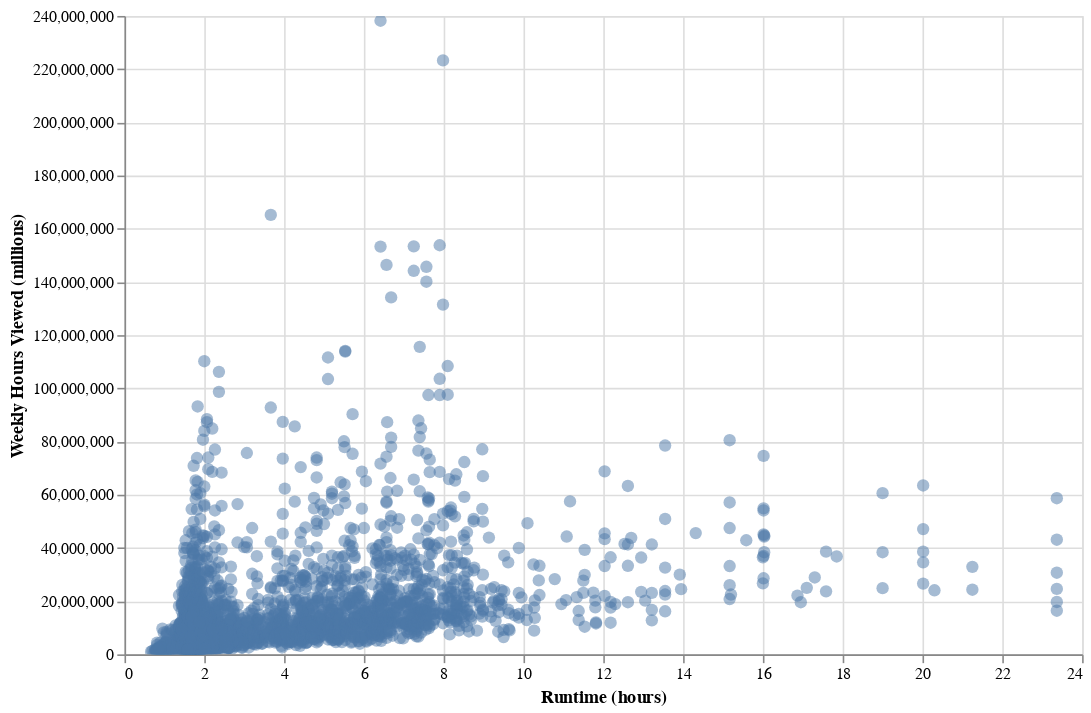

Write notebook code for a chart like this one.
### Markdown cell above
วิเคราะห์ความสัมพันธ์ระหว่าง runtime และ ยอดวิว (weekly hours viewed) สำหรับซีรีส์ ทั้ง English และ Non-English เพื่อดูว่ามีความสัมพันธ์กันหรือไม่ โดยใช้ การวิเคราะห์สหสัมพันธ์ (correlation analysis) และ scatter plot เพื่อตรวจสอบแนวโน้มของข้อมูล

### Code cell
df_filtered = df_most_hour.copy()  # คัดลอก DataFrame
df_filtered = df_filtered[df_filtered['runtime'] > 0]

# เลือกเฉพาะคอลัมน์ที่ต้องใช้ และลบค่าที่หายไป
df_filtered = df_filtered[['runtime', 'weekly_hours_viewed']].dropna()

# สร้าง Scatter Plot
chart = alt.Chart(df_filtered).mark_circle(size=60, opacity=0.5).encode(
    x=alt.X('runtime', title='Runtime (hours)'),
    y=alt.Y('weekly_hours_viewed', title='Weekly Hours Viewed (millions)'),
    tooltip=['runtime', 'weekly_hours_viewed']
).properties(
    width=600,
    height=400
).interactive()

# แสดงกราฟ
chart

### Figure 1 — Vega-Lite specification as saved in the notebook (floating-point values rounded to 4 significant figures; data arrays with more than 128 entries replaced by an {"elided": "..."} marker saying what was removed)
{"config": {"view": {"continuousWidth": 300, "continuousHeight": 300}}, "data": {"name": "data-45a3c8336ce171fff3e20561a3450123"}, "mark": {"type": "circle", "opacity": 0.5, "size": 60}, "encoding": {"tooltip": [{"field": "runtime", "type": "quantitative"}, {"field": "weekly_hours_viewed", "type": "quantitative"}], "x": {"field": "runtime", "title": "Runtime (hours)", "type": "quantitative"}, "y": {"field": "weekly_hours_viewed", "title": "Weekly Hours Viewed (millions)", "type": "quantitative"}}, "height": 400, "params": [{"name": "param_5", "select": {"type": "interval", "encodings": ["x", "y"]}, "bind": "scales"}], "width": 600, "$schema": "https://vega.github.io/schema/vega-lite/v5.20.1.json", "datasets": {"data-45a3c8336ce171fff3e20561a3450123": {"elided": "3078 records"}}}
